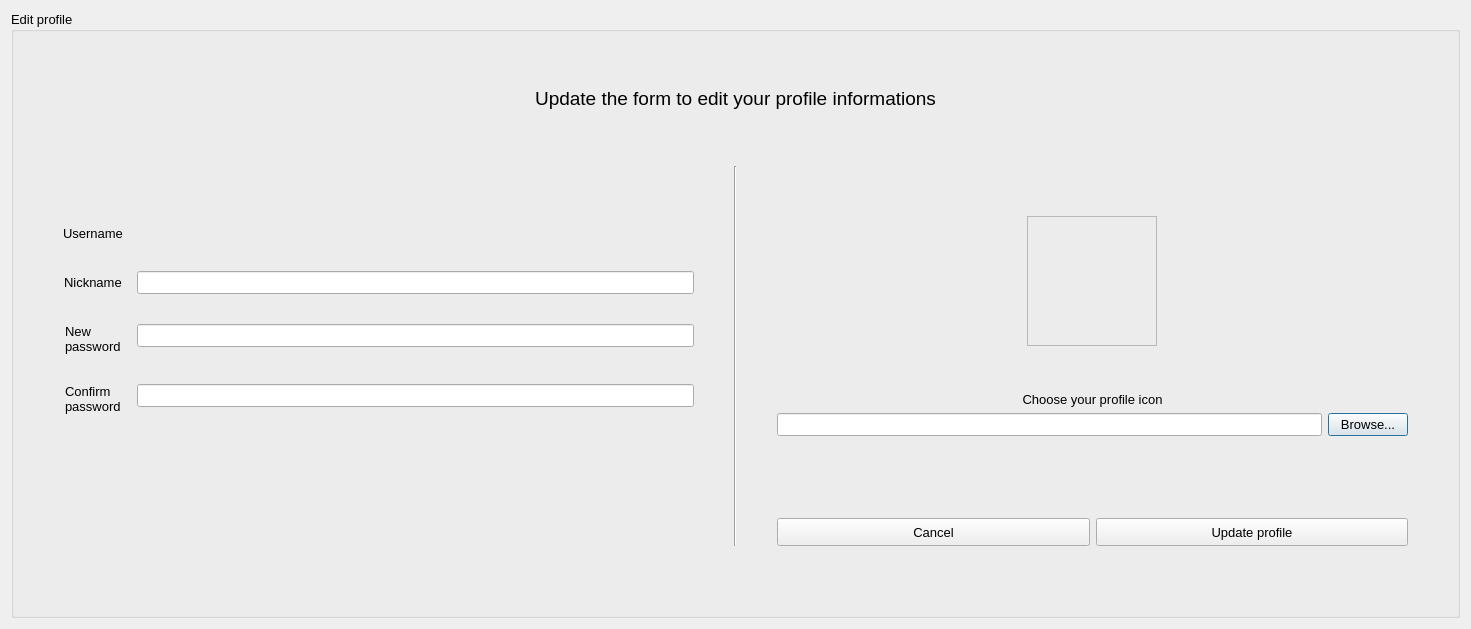
<?xml version="1.0" encoding="UTF-8"?>
<ui version="4.0">
 <class>ProfileEditWindow</class>
 <widget class="QDialog" name="ProfileEditWindow">
  <property name="geometry">
   <rect>
    <x>0</x>
    <y>0</y>
    <width>1471</width>
    <height>629</height>
   </rect>
  </property>
  <property name="windowTitle">
   <string>Edit profile</string>
  </property>
  <layout class="QGridLayout" name="gridLayout_2">
   <item row="0" column="0">
    <widget class="QGroupBox" name="groupBox">
     <property name="font">
      <font>
       <pointsize>10</pointsize>
      </font>
     </property>
     <property name="title">
      <string>Edit profile</string>
     </property>
     <layout class="QVBoxLayout" name="verticalLayout_6">
      <item>
       <spacer name="verticalSpacer_11">
        <property name="orientation">
         <enum>Qt::Vertical</enum>
        </property>
        <property name="sizeHint" stdset="0">
         <size>
          <width>20</width>
          <height>35</height>
         </size>
        </property>
       </spacer>
      </item>
      <item>
       <layout class="QHBoxLayout" name="horizontalLayout_10">
        <item>
         <widget class="QLabel" name="label">
          <property name="font">
           <font>
            <pointsize>14</pointsize>
           </font>
          </property>
          <property name="text">
           <string>Update the form to edit your profile informations</string>
          </property>
          <property name="alignment">
           <set>Qt::AlignCenter</set>
          </property>
         </widget>
        </item>
       </layout>
      </item>
      <item>
       <spacer name="verticalSpacer_12">
        <property name="orientation">
         <enum>Qt::Vertical</enum>
        </property>
        <property name="sizeType">
         <enum>QSizePolicy::Preferred</enum>
        </property>
        <property name="sizeHint" stdset="0">
         <size>
          <width>20</width>
          <height>50</height>
         </size>
        </property>
       </spacer>
      </item>
      <item>
       <layout class="QHBoxLayout" name="horizontalLayout_11">
        <property name="spacing">
         <number>40</number>
        </property>
        <property name="leftMargin">
         <number>40</number>
        </property>
        <property name="rightMargin">
         <number>40</number>
        </property>
        <item>
         <layout class="QVBoxLayout" name="verticalLayout_10">
          <item>
           <spacer name="verticalSpacer">
            <property name="orientation">
             <enum>Qt::Vertical</enum>
            </property>
            <property name="sizeType">
             <enum>QSizePolicy::Preferred</enum>
            </property>
            <property name="sizeHint" stdset="0">
             <size>
              <width>20</width>
              <height>60</height>
             </size>
            </property>
           </spacer>
          </item>
          <item>
           <layout class="QFormLayout" name="formLayout_2">
            <property name="labelAlignment">
             <set>Qt::AlignCenter</set>
            </property>
            <property name="horizontalSpacing">
             <number>14</number>
            </property>
            <property name="verticalSpacing">
             <number>30</number>
            </property>
            <property name="bottomMargin">
             <number>0</number>
            </property>
            <item row="0" column="0">
             <widget class="QLabel" name="label_2">
              <property name="text">
               <string>Username</string>
              </property>
             </widget>
            </item>
            <item row="0" column="1">
             <widget class="QLabel" name="label_username">
              <property name="palette">
               <palette>
                <active>
                 <colorrole role="WindowText">
                  <brush brushstyle="SolidPattern">
                   <color alpha="255">
                    <red>111</red>
                    <green>111</green>
                    <blue>111</blue>
                   </color>
                  </brush>
                 </colorrole>
                </active>
                <inactive>
                 <colorrole role="WindowText">
                  <brush brushstyle="SolidPattern">
                   <color alpha="255">
                    <red>111</red>
                    <green>111</green>
                    <blue>111</blue>
                   </color>
                  </brush>
                 </colorrole>
                </inactive>
                <disabled>
                 <colorrole role="WindowText">
                  <brush brushstyle="SolidPattern">
                   <color alpha="255">
                    <red>120</red>
                    <green>120</green>
                    <blue>120</blue>
                   </color>
                  </brush>
                 </colorrole>
                </disabled>
               </palette>
              </property>
              <property name="text">
               <string/>
              </property>
             </widget>
            </item>
            <item row="1" column="0">
             <widget class="QLabel" name="label_5">
              <property name="text">
               <string>Nickname</string>
              </property>
             </widget>
            </item>
            <item row="1" column="1">
             <widget class="QLineEdit" name="lineEdit_editNick">
              <property name="sizePolicy">
               <sizepolicy hsizetype="Expanding" vsizetype="Fixed">
                <horstretch>0</horstretch>
                <verstretch>0</verstretch>
               </sizepolicy>
              </property>
              <property name="maximumSize">
               <size>
                <width>16777215</width>
                <height>16777215</height>
               </size>
              </property>
             </widget>
            </item>
            <item row="2" column="0">
             <widget class="QLabel" name="label_11">
              <property name="text">
               <string>New
password</string>
              </property>
             </widget>
            </item>
            <item row="2" column="1">
             <widget class="QLineEdit" name="lineEdit_editPsw">
              <property name="sizePolicy">
               <sizepolicy hsizetype="Expanding" vsizetype="Fixed">
                <horstretch>0</horstretch>
                <verstretch>0</verstretch>
               </sizepolicy>
              </property>
              <property name="maximumSize">
               <size>
                <width>16777215</width>
                <height>16777215</height>
               </size>
              </property>
              <property name="echoMode">
               <enum>QLineEdit::Password</enum>
              </property>
             </widget>
            </item>
            <item row="3" column="0">
             <widget class="QLabel" name="label_4">
              <property name="text">
               <string>Confirm
password</string>
              </property>
             </widget>
            </item>
            <item row="3" column="1">
             <widget class="QLineEdit" name="lineEdit_editPswConf">
              <property name="maximumSize">
               <size>
                <width>16777215</width>
                <height>16777215</height>
               </size>
              </property>
              <property name="echoMode">
               <enum>QLineEdit::Password</enum>
              </property>
             </widget>
            </item>
           </layout>
          </item>
          <item>
           <spacer name="verticalSpacer_14">
            <property name="orientation">
             <enum>Qt::Vertical</enum>
            </property>
            <property name="sizeType">
             <enum>QSizePolicy::Expanding</enum>
            </property>
            <property name="sizeHint" stdset="0">
             <size>
              <width>20</width>
              <height>20</height>
             </size>
            </property>
           </spacer>
          </item>
         </layout>
        </item>
        <item>
         <widget class="Line" name="line">
          <property name="orientation">
           <enum>Qt::Vertical</enum>
          </property>
         </widget>
        </item>
        <item>
         <layout class="QVBoxLayout" name="verticalLayout">
          <property name="spacing">
           <number>6</number>
          </property>
          <property name="leftMargin">
           <number>0</number>
          </property>
          <item>
           <spacer name="verticalSpacer_2">
            <property name="orientation">
             <enum>Qt::Vertical</enum>
            </property>
            <property name="sizeType">
             <enum>QSizePolicy::Preferred</enum>
            </property>
            <property name="sizeHint" stdset="0">
             <size>
              <width>20</width>
              <height>50</height>
             </size>
            </property>
           </spacer>
          </item>
          <item>
           <layout class="QHBoxLayout" name="horizontalLayout">
            <property name="topMargin">
             <number>0</number>
            </property>
            <item>
             <widget class="QLabel" name="label_UsrIcon">
              <property name="sizePolicy">
               <sizepolicy hsizetype="Fixed" vsizetype="Fixed">
                <horstretch>0</horstretch>
                <verstretch>0</verstretch>
               </sizepolicy>
              </property>
              <property name="minimumSize">
               <size>
                <width>130</width>
                <height>130</height>
               </size>
              </property>
              <property name="maximumSize">
               <size>
                <width>130</width>
                <height>130</height>
               </size>
              </property>
              <property name="frameShape">
               <enum>QFrame::StyledPanel</enum>
              </property>
              <property name="text">
               <string/>
              </property>
              <property name="alignment">
               <set>Qt::AlignCenter</set>
              </property>
             </widget>
            </item>
           </layout>
          </item>
          <item>
           <spacer name="verticalSpacer_3">
            <property name="orientation">
             <enum>Qt::Vertical</enum>
            </property>
            <property name="sizeType">
             <enum>QSizePolicy::Expanding</enum>
            </property>
            <property name="sizeHint" stdset="0">
             <size>
              <width>20</width>
              <height>40</height>
             </size>
            </property>
           </spacer>
          </item>
          <item>
           <widget class="QLabel" name="label_3">
            <property name="text">
             <string>Choose your profile icon</string>
            </property>
            <property name="alignment">
             <set>Qt::AlignCenter</set>
            </property>
           </widget>
          </item>
          <item>
           <layout class="QHBoxLayout" name="horizontalLayout_14">
            <property name="spacing">
             <number>6</number>
            </property>
            <item>
             <widget class="QLineEdit" name="lineEdit_UsrIconPath"/>
            </item>
            <item>
             <widget class="QPushButton" name="pushButton_browse">
              <property name="font">
               <font>
                <pointsize>10</pointsize>
               </font>
              </property>
              <property name="text">
               <string>Browse...</string>
              </property>
             </widget>
            </item>
           </layout>
          </item>
          <item>
           <spacer name="verticalSpacer_4">
            <property name="orientation">
             <enum>Qt::Vertical</enum>
            </property>
            <property name="sizeHint" stdset="0">
             <size>
              <width>20</width>
              <height>40</height>
             </size>
            </property>
           </spacer>
          </item>
          <item>
           <widget class="QLabel" name="label_incorrect_edit">
            <property name="minimumSize">
             <size>
              <width>0</width>
              <height>30</height>
             </size>
            </property>
            <property name="palette">
             <palette>
              <active>
               <colorrole role="WindowText">
                <brush brushstyle="SolidPattern">
                 <color alpha="255">
                  <red>255</red>
                  <green>0</green>
                  <blue>0</blue>
                 </color>
                </brush>
               </colorrole>
              </active>
              <inactive>
               <colorrole role="WindowText">
                <brush brushstyle="SolidPattern">
                 <color alpha="255">
                  <red>255</red>
                  <green>0</green>
                  <blue>0</blue>
                 </color>
                </brush>
               </colorrole>
              </inactive>
              <disabled>
               <colorrole role="WindowText">
                <brush brushstyle="SolidPattern">
                 <color alpha="255">
                  <red>120</red>
                  <green>120</green>
                  <blue>120</blue>
                 </color>
                </brush>
               </colorrole>
              </disabled>
             </palette>
            </property>
            <property name="text">
             <string/>
            </property>
            <property name="alignment">
             <set>Qt::AlignCenter</set>
            </property>
           </widget>
          </item>
          <item>
           <layout class="QHBoxLayout" name="horizontalLayout_2">
            <property name="topMargin">
             <number>0</number>
            </property>
            <item>
             <widget class="QPushButton" name="pushButton_cancel">
              <property name="minimumSize">
               <size>
                <width>0</width>
                <height>28</height>
               </size>
              </property>
              <property name="text">
               <string>Cancel</string>
              </property>
             </widget>
            </item>
            <item>
             <widget class="QPushButton" name="pushButton_updateProfile">
              <property name="minimumSize">
               <size>
                <width>190</width>
                <height>28</height>
               </size>
              </property>
              <property name="font">
               <font>
                <pointsize>10</pointsize>
               </font>
              </property>
              <property name="text">
               <string>Update profile</string>
              </property>
             </widget>
            </item>
           </layout>
          </item>
         </layout>
        </item>
       </layout>
      </item>
      <item>
       <spacer name="verticalSpacer_13">
        <property name="orientation">
         <enum>Qt::Vertical</enum>
        </property>
        <property name="sizeType">
         <enum>QSizePolicy::Preferred</enum>
        </property>
        <property name="sizeHint" stdset="0">
         <size>
          <width>20</width>
          <height>60</height>
         </size>
        </property>
       </spacer>
      </item>
     </layout>
    </widget>
   </item>
  </layout>
 </widget>
 <resources/>
 <connections/>
</ui>
